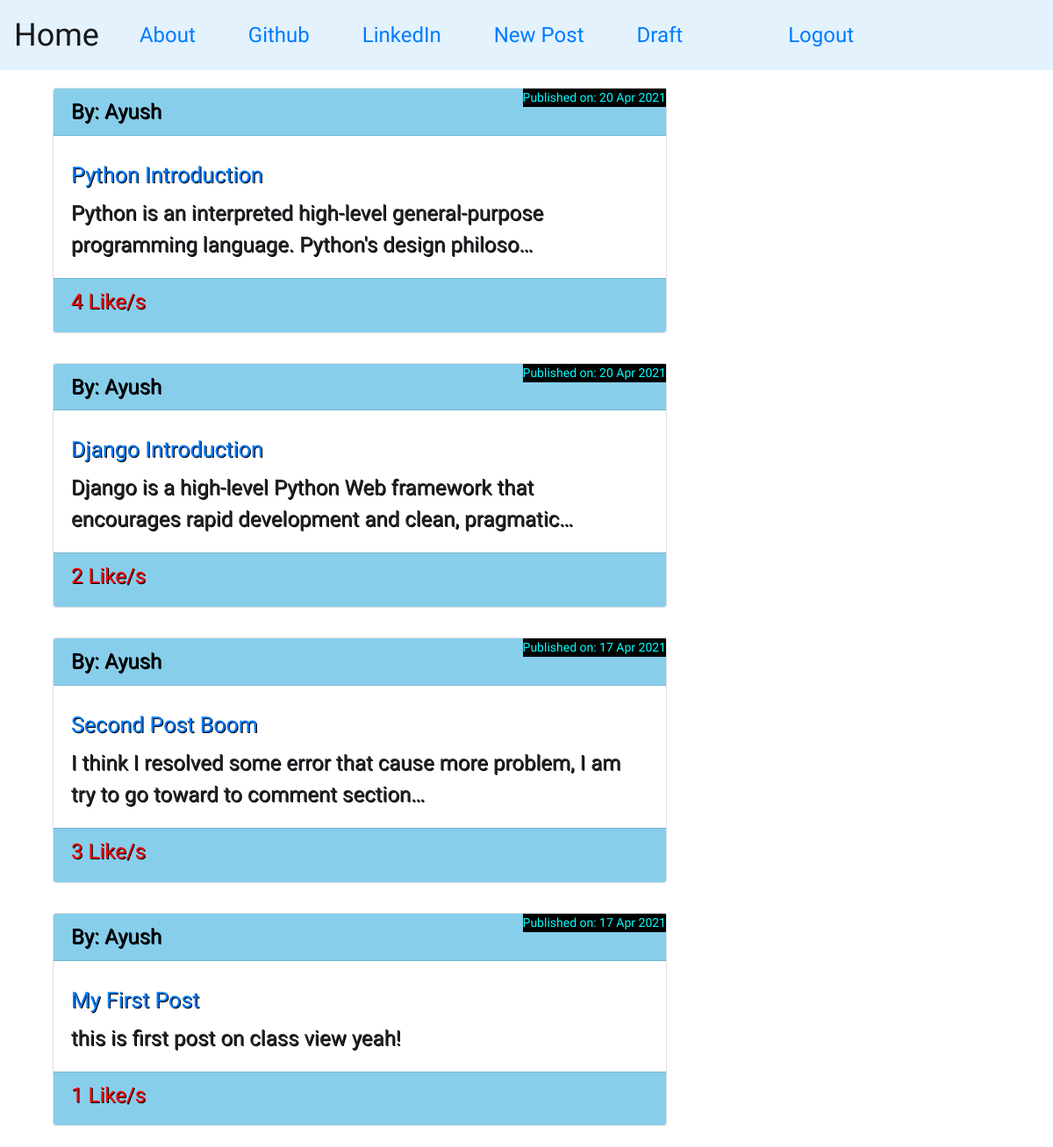
Screenshot of / (signed in) with the database file from the repository.
### blog/models.py (models this page shows, shortened)
class Post(models.Model):
    author = models.ForeignKey('auth.User', on_delete=models.CASCADE)
    title = models.TextField(max_length=128)
    text = models.TextField()
    create_date = models.DateTimeField(default=timezone.now)
    publish_date = models.DateTimeField(blank=True, null=True)
    likes = models.ManyToManyField('auth.User', related_name="post_likes")

### blog/views.py (the view)
# urls.py: path('', views.PostListView.as_view(), name='home'),  # list all post
class PostListView(LoginRequiredMixin, ListView):   # list all the post
    model = Post
    context_object_name = 'posts'
    template_name = 'index.html'
    login_url = 'login'
    def get_queryset(self):
            return Post.objects.filter(publish_date__lte=timezone.now()).order_by('-publish_date')

### blog/templates/blog/index.html
{% extends "base.html" %}
{% block content %}
{% if posts %}
<div class="container">
  {% for post in posts %}
     <div class="card padding_card">
        <h5 class="card-header myfont" style="color: black; background:skyblue;">By: {{post.author|title}}</h5>
        <p class="right_me myfont"  style="font-size:14px; color:cyan; background:black;">Published on: {{post.publish_date|date:"d M Y"}}</p>
        <div class="card-body">
          <h2 class="card-title myfont" style="font-size:25px;"><a href="{% url 'detail' pk=post.id %}">{{post.title|title}}</a></h2>
          <p class="card-text myfont">{{post.text|truncatechars:100}}</p>
        </div>
        <div class="card-footer myfont" style="color: black; background:skyblue; margin-bottom: 0px;">
           <small> <h4 style='color:red'>{{post.likes.count}} Like/s</h4></small>
        </div>
     </div>
     <br>
  {% empty %}
  <h3>No POST!</3>
  {% endfor %}
</div>
{% endif %}
{% endblock %}

### blog/templates/blog/base.html (shortened to what this page needs)
<!DOCTYPE html>
{% load static %}
<html lang="en" dir="ltr">
  <head>
    <link rel="stylesheet" href="https://cdn.jsdelivr.net/npm/bootstrap@4.6.0/dist/css/bootstrap.min.css">
    <link rel="stylesheet" href="https://cdnjs.cloudflare.com/ajax/libs/font-awesome/4.7.0/css/font-awesome.min.css">
    <link rel="stylesheet" href="{% static 'css/master.css' %}">
</head>
<body>
  {% if request.user.is_authenticated %}
      <nav class="navbar navbar-expand-md myfont navbar-light" style="background-color: #e3f2fd;">
        <a class="navbar-brand bigbrand" href='{% url "home" %}'>Home</a>
        <a class='space' href="{% url 'about' %}">About</a>
        <a class='space' href="https://www.github.com">Github</a>
        <a class='space' href="https://www.linkedin.com">LinkedIn</a>
        <div class="collapse navbar-collapse" id="navbarSupportedContent">
           <ul class="navbar-nav mr-auto">
              {% if request.user.is_staff  %}
                  <li class="nav-item">
                       <a href='{% url "post_create" %}'>New Post</a>
                  </li>
                  <li class="nav-item">
                       <a href="{% url 'post_draft_list' %}">Draft</a>
                  </li>
              {% endif %}
              <li class="nav-item">
                  <li><a href="{% url 'logout' %}">Logout</a></li>
              </li>
            </ul>
         </div>
      </nav>
      <div class="content container">
          <div class="row">
              <div class="col-md-8">
                {% block content %}
                 {% endblock %}
              </div>
          </div>
      </div>
  {% endif %}
  </body>
</html>

### blog/static/css/master.css (style rules this page uses)
.myfont { font-family: 'Days One', sans-serif; font-size: 1.5em; margin-bottom: 10px; }
.bigbrand { font-size: 1.5em; }
.navbar-nav > li { padding-left:30px; padding-right:30px; }
.space { padding-left:30px; padding-right:30px; }
.right_me { position: absolute; right: 0px; }
.padding_card { margin-top:10px; text-shadow: 1px 0.5px 0.3px black; }

### rows the page displays
Post: author "Ayush", publish_date "20 Apr 2021", title "Python Introduction", text "Python is an interpreted high-level general-purpose programming language. Python's design philoso…", likes.count "4"
Post: author "Ayush", publish_date "20 Apr 2021", title "Django Introduction", text "Django is a high-level Python Web framework that encourages rapid development and clean, pragmatic…", likes.count "2"
Post: author "Ayush", publish_date "17 Apr 2021", title "Second Post Boom", text "I think I resolved some error that cause more problem, I am try to go toward to comment section…", likes.count "3"
Post: author "Ayush", publish_date "17 Apr 2021", title "My First Post", text "this is first post on class view yeah!", likes.count "1"
